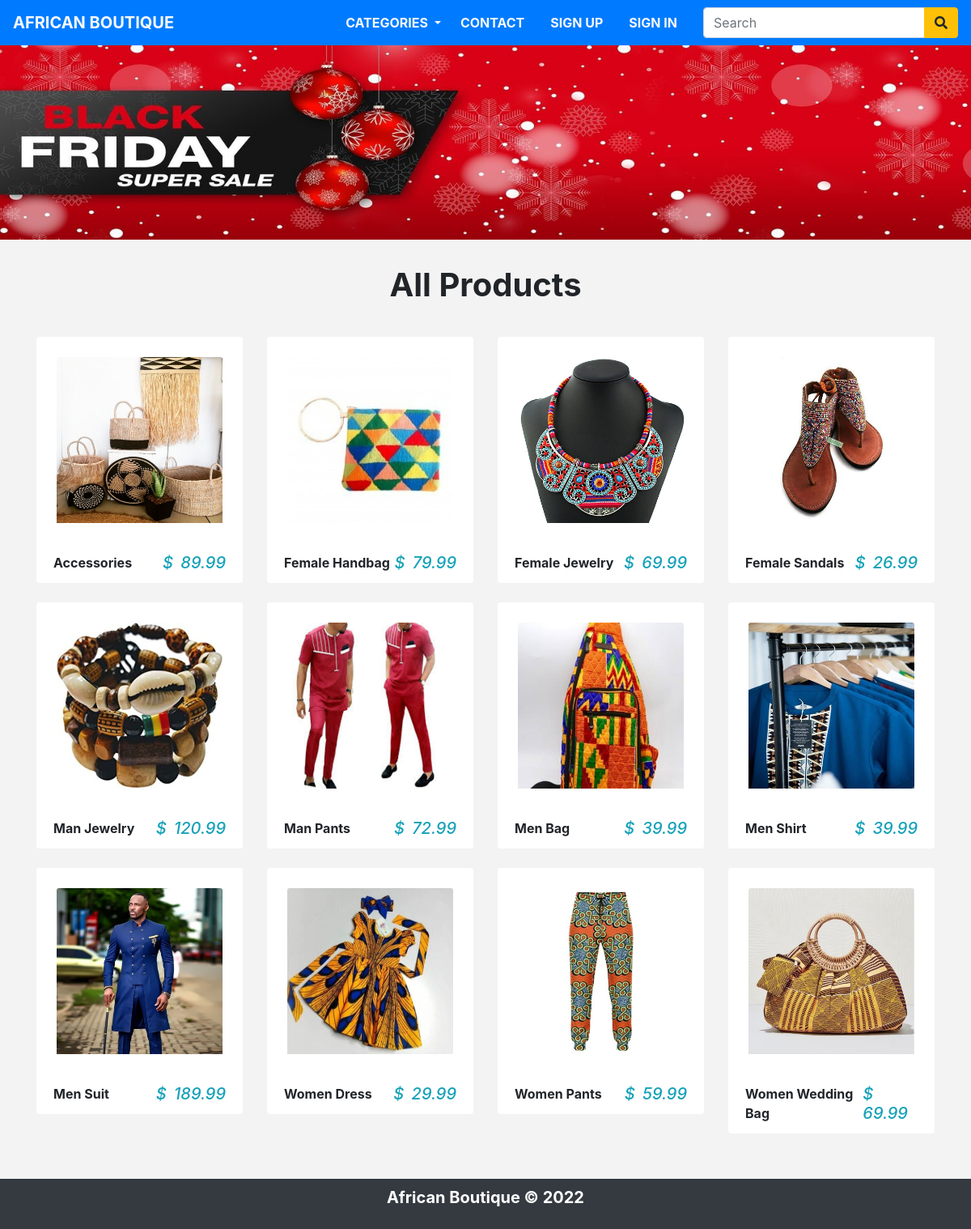
The page / on the database its author committed.
### store/models.py (models this page shows, shortened)
class Product(models.Model):
    name = models.CharField(max_length=250, unique=True)
    slug = models.SlugField(max_length=250, unique=True)
    description = models.TextField(blank=True)
    category = models.ForeignKey(Category, on_delete=models.CASCADE)
    price = models.DecimalField(max_digits=10, decimal_places=2)
    image = models.ImageField(upload_to='product', blank=True)
    stock = models.IntegerField()
    available = models.BooleanField(default=True)
    created = models.DateTimeField(auto_now_add=True)
    updated = models.DateTimeField(auto_now=True)
    class Meta:
        ordering = ('name',)
        verbose_name = 'product'
        verbose_name_plural = 'products'
    def get_url(self):
        return reverse('product_detail', args=[self.category.slug, self.slug])

### store/views.py (the view)
# urls.py: 2. Add a URL to urlpatterns:  path('', views.home, name='home')
def home(request, category_slug=None):
    category_page = None
    products = None
    if category_slug != None:
        category_page = get_object_or_404(Category, slug = category_slug)
        products = Product.objects.filter(category = category_page, available = True)
    else:
        products = Product.objects.all().filter(available = True)
    return render(request, 'home.html', {'category': category_page, 'products': products})

### store/context_processors.py (called while the page is built)
def counter(request):
    item_count = 0
    if 'admin' in request.path:
        return {}
    else:
        try:
            cart=Cart.objects.filter(cart_id=_cart_id(request))
            cart_items = CartItem.objects.all().filter(cart=cart[:1])
            for cart_item in cart_items:
                item_count += cart_item.quantity
        except Cart.DoesNotExist:
            item_count = 0
    return dict(item_count=item_count)

def menu_links(request):
    links = Category.objects.all()
    return dict(links=links)

### store/models.py (called while the page is built)
    def get_url(self):
        return reverse('products_by_category', args=[self.slug])

### store/views.py (called while the page is built)
def _cart_id(request):
    cart = request.session.session_key
    if not cart:
        cart = request.session.create()
    return cart

### store/templates/home.html (shortened to what this page needs)
{% extends 'base.html' %}
{% load static %}
{% block content %}
    <div class="container-fluid">
        <div class="row">
            <img style="width: 100%" src="{% static 'img/banner.jpg' %}" alt="">
        </div>
    </div>
    <div class="py-4">
        <div class="container">
            <div class="row">
                <div class="col-10 mx-auto my-2 text-center">
                    <h1 class="text-captitalze font-weight-bold">
                        All Products
                    </h1>
                </div>
            </div>
        </div>
    </div>
    <div class="container">
        <div class="row">
            {% for product in products %}
            <div class="col-9 mx-auto col-md-6 col-lg-3">
                <div class="card mb-4" style="border-color: transparent;">
                    <div class="p-4">
                        <a href="{{product.get_url}}">
                            <img src="{{product.image.url}}" class="card-img-top" alt="{{product.name}}">
                        </a>
                    </div>
                    <div class="card-footer d-flex justify-content-between" style="background: transparent; border-color: transparent;">
                        <p class="font-weight-bold mb-0">{{product.name}}
                        </p>
                        <h5 class="text-info font-italic mb-0">
                            <span class="mr-1">$</span> {{product.price}}
                        </h5>
                    </div>
                </div>
            </div>
            {% endfor %}
        </div>
        <br>
    </div>
{% endblock %}

### store/static/css/base.css (style rules this page uses)
body { background: #f3f3f3; }

### rows shown on the page
Product: image (picture), name "Accessories", price "89.99"
Product: image (picture), name "Female Handbag", price "79.99"
Product: image (picture), name "Female Jewelry", price "69.99"
Product: image (picture), name "Female Sandals", price "26.99"
Product: image (picture), name "Man Jewelry", price "120.99"
Product: image (picture), name "Man Pants", price "72.99"
Product: image (picture), name "Men Bag", price "39.99"
Product: image (picture), name "Men Shirt", price "39.99"
Product: image (picture), name "Men Suit", price "189.99"
Product: image (picture), name "Women Dress", price "29.99"
Product: image (picture), name "Women Pants", price "59.99"
Product: image (picture), name "Women Wedding Bag", price "69.99"
